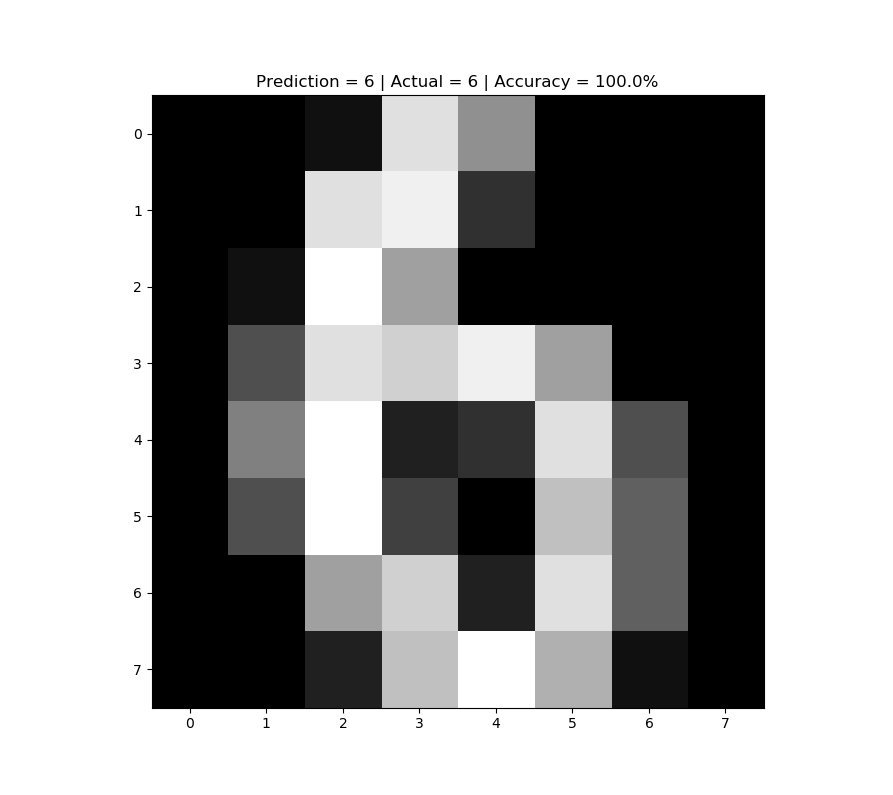

The script that drew this image:
import pandas as pd
import numpy as np
import matplotlib.pyplot as plt
from sklearn.datasets import load_digits
digits = load_digits()

print(dir(digits))
# print(digits['data'][0])
# print(digits['images'][0])
# print(digits['target'][0])
# print(digits['target_names'][0])

# ================================
# plot data

# fig = plt.figure('Data Digit', figsize=(6,6))
# plt.imshow(digits['images'][1200], cmap='gray')
# plt.title('Angka = {}'.format(digits['target'][1200]))
# plt.show()

# ================================
# split train 90% & test 10%

from sklearn.model_selection import train_test_split
a, b, c, d = train_test_split(
    digits['data'], 
    digits['target'],
    test_size = .1
)

# print(len(a))
# print(len(b))
# print(len(c))
# print(len(d))

# ================================
# logistic regression

from sklearn.linear_model import LogisticRegression
model = LogisticRegression(solver='lbfgs', multi_class='auto')

# training
model.fit(a, c)

# prediksi
print(b[0])
# print(b[0].reshape(1, -1))
# print(b[0].reshape(8, 8))
prediksi = model.predict(b[0].reshape(1, -1))
print(prediksi[0])
print(d[0])

# accuracy
accuracy = model.score(a, c)
print(accuracy)

# ================================
# plot data test & prediction

fig = plt.figure('Data Digit', figsize=(6,6))
plt.imshow(b[0].reshape(8,8), cmap='gray')
plt.title(
    'Prediction = {} | Actual = {} | Accuracy = {}%'
    .format(prediksi[0], d[0], accuracy*100)
)
plt.show()
